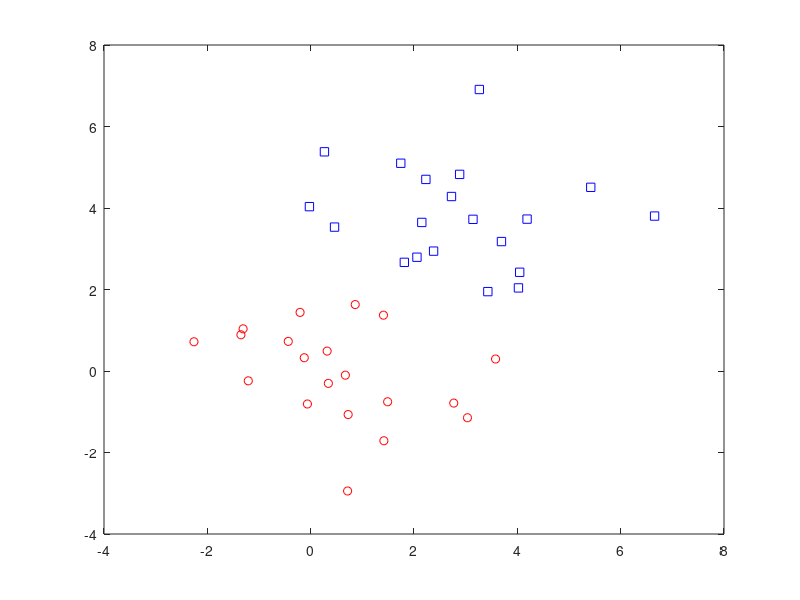

Recreate this plot in MATLAB. (Note: this script raises an error after producing the figure.)
clc;
clear;
close all;

%% Load Data

load mydata;

n=numel(y);

ClassA=find(y==1);
ClassB=find(y==-1);


%% Design SVM

C=10;

H=zeros(n,n);
for i=1:n
    for j=i:n
        H(i,j)=y(i)*y(j)*x(:,i)'*x(:,j);
        H(j,i)=H(i,j);
    end
end

f=-ones(n,1);

Aeq=y;
beq=0;

lb=zeros(n,1);
ub=C*ones(n,1);

Alg{1}='trust-region-reflective';
Alg{2}='interior-point-convex';
Alg{3}='active-set';

options=optimset('Algorithm',Alg{2},...
    'Display','off',...
    'MaxIter',20);

alpha=quadprog(H,f,[],[],Aeq,beq,lb,ub,[],options)';

AlmostZero=(abs(alpha)<max(abs(alpha))/1e5);

alpha(AlmostZero)=0;

S=find(alpha>0 & alpha<C);

w=0;
for i=S
    w=w+alpha(i)*y(i)*x(:,i);
end

b=mean(y(S)-w'*x(:,S));


%% Plot Results

Line=@(x1,x2) w(1)*x1+w(2)*x2+b;
LineA=@(x1,x2) w(1)*x1+w(2)*x2+b+1;
LineB=@(x1,x2) w(1)*x1+w(2)*x2+b-1;

figure;
plot(x(1,ClassA),x(2,ClassA),'ro');
hold on;
plot(x(1,ClassB),x(2,ClassB),'bs');
plot(x(1,S),x(2,S),'ko','MarkerSize',12);
x1min=min(x(1,:));
x1max=max(x(1,:));
x2min=min(x(2,:));
x2max=max(x(2,:));

handle=ezplot(Line,[x1min x1max x2min x2max]);
set(handle,'Color','k','LineWidth',2);

handleA=ezplot(LineA,[x1min x1max x2min x2max]);
set(handleA,'Color','k','LineWidth',1,'LineStyle',':');

handleB=ezplot(LineB,[x1min x1max x2min x2max]);
set(handleB,'Color','k','LineWidth',1,'LineStyle',':');

legend('Class A','Class B');
